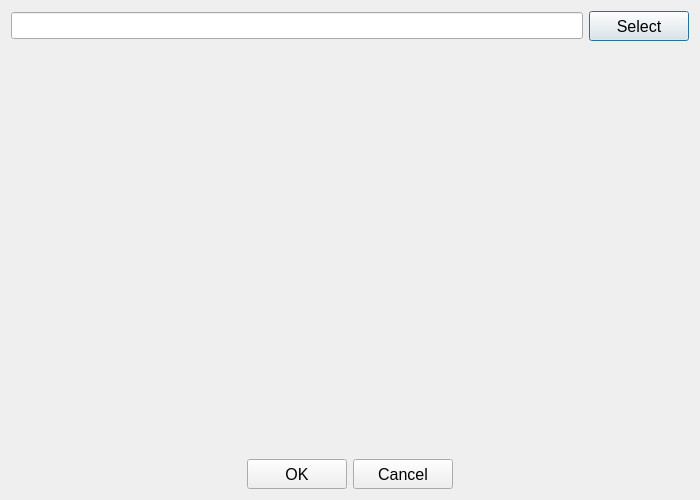
<?xml version="1.0" encoding="UTF-8"?>
<ui version="4.0">
 <class>ImportDictionaryDialog</class>
 <widget class="QDialog" name="ImportDictionaryDialog">
  <property name="geometry">
   <rect>
    <x>0</x>
    <y>0</y>
    <width>700</width>
    <height>500</height>
   </rect>
  </property>
  <property name="font">
   <font>
    <family>Tahoma</family>
    <pointsize>12</pointsize>
   </font>
  </property>
  <property name="windowTitle">
   <string>Import Dictionary</string>
  </property>
  <layout class="QVBoxLayout" name="verticalLayout_2">
   <item>
    <layout class="QHBoxLayout" name="horizontalLayout">
     <item>
      <widget class="QLineEdit" name="textPath">
       <property name="readOnly">
        <bool>true</bool>
       </property>
      </widget>
     </item>
     <item>
      <widget class="QPushButton" name="btnSelectPath">
       <property name="minimumSize">
        <size>
         <width>100</width>
         <height>30</height>
        </size>
       </property>
       <property name="text">
        <string>Select</string>
       </property>
      </widget>
     </item>
    </layout>
   </item>
   <item>
    <layout class="QHBoxLayout" name="horizontalLayout_2" stretch="3,7">
     <item>
      <widget class="DictionaryListWidget" name="dictionaryListWidget" native="true"/>
     </item>
     <item>
      <layout class="QVBoxLayout" name="verticalLayout">
       <item>
        <widget class="DictionaryWidget" name="dictionaryWidget" native="true"/>
       </item>
       <item>
        <widget class="QLabel" name="labelNumOfWords">
         <property name="text">
          <string/>
         </property>
        </widget>
       </item>
      </layout>
     </item>
    </layout>
   </item>
   <item>
    <layout class="QHBoxLayout" name="horizontalLayout_3">
     <item>
      <spacer name="horizontalSpacer">
       <property name="orientation">
        <enum>Qt::Horizontal</enum>
       </property>
       <property name="sizeHint" stdset="0">
        <size>
         <width>40</width>
         <height>20</height>
        </size>
       </property>
      </spacer>
     </item>
     <item>
      <widget class="QPushButton" name="btnOK">
       <property name="minimumSize">
        <size>
         <width>100</width>
         <height>30</height>
        </size>
       </property>
       <property name="text">
        <string>OK</string>
       </property>
       <property name="icon">
        <iconset resource="Resource.qrc">
         <normaloff>:/icons/ok.png</normaloff>:/icons/ok.png</iconset>
       </property>
      </widget>
     </item>
     <item>
      <widget class="QPushButton" name="btnCancel">
       <property name="minimumSize">
        <size>
         <width>100</width>
         <height>30</height>
        </size>
       </property>
       <property name="text">
        <string>Cancel</string>
       </property>
       <property name="icon">
        <iconset resource="Resource.qrc">
         <normaloff>:/icons/cancel.png</normaloff>:/icons/cancel.png</iconset>
       </property>
      </widget>
     </item>
     <item>
      <spacer name="horizontalSpacer_2">
       <property name="orientation">
        <enum>Qt::Horizontal</enum>
       </property>
       <property name="sizeHint" stdset="0">
        <size>
         <width>40</width>
         <height>20</height>
        </size>
       </property>
      </spacer>
     </item>
    </layout>
   </item>
  </layout>
 </widget>
 <customwidgets>
  <customwidget>
   <class>DictionaryWidget</class>
   <extends>QWidget</extends>
   <header>Widget/DictionaryWidget.h</header>
   <container>1</container>
  </customwidget>
  <customwidget>
   <class>DictionaryListWidget</class>
   <extends>QWidget</extends>
   <header>Widget/DictionaryListWidget.h</header>
   <container>1</container>
  </customwidget>
 </customwidgets>
 <resources>
  <include location="Resource.qrc"/>
 </resources>
 <connections/>
</ui>
